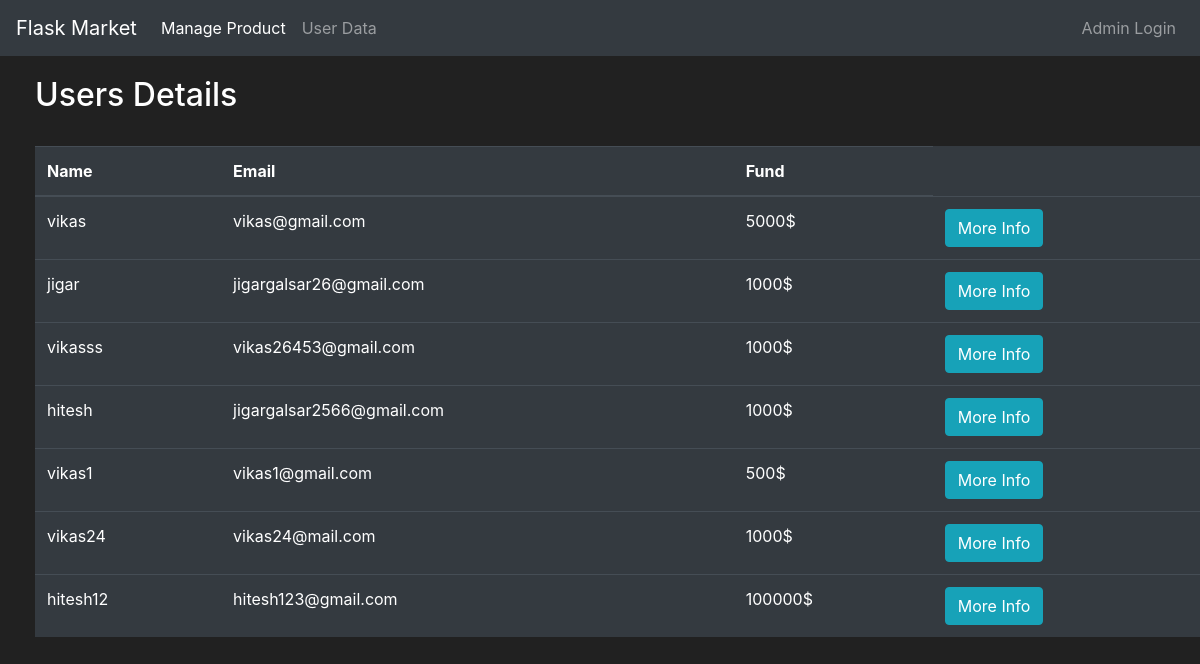
/user_data, run on an earlier commit of the app's database.
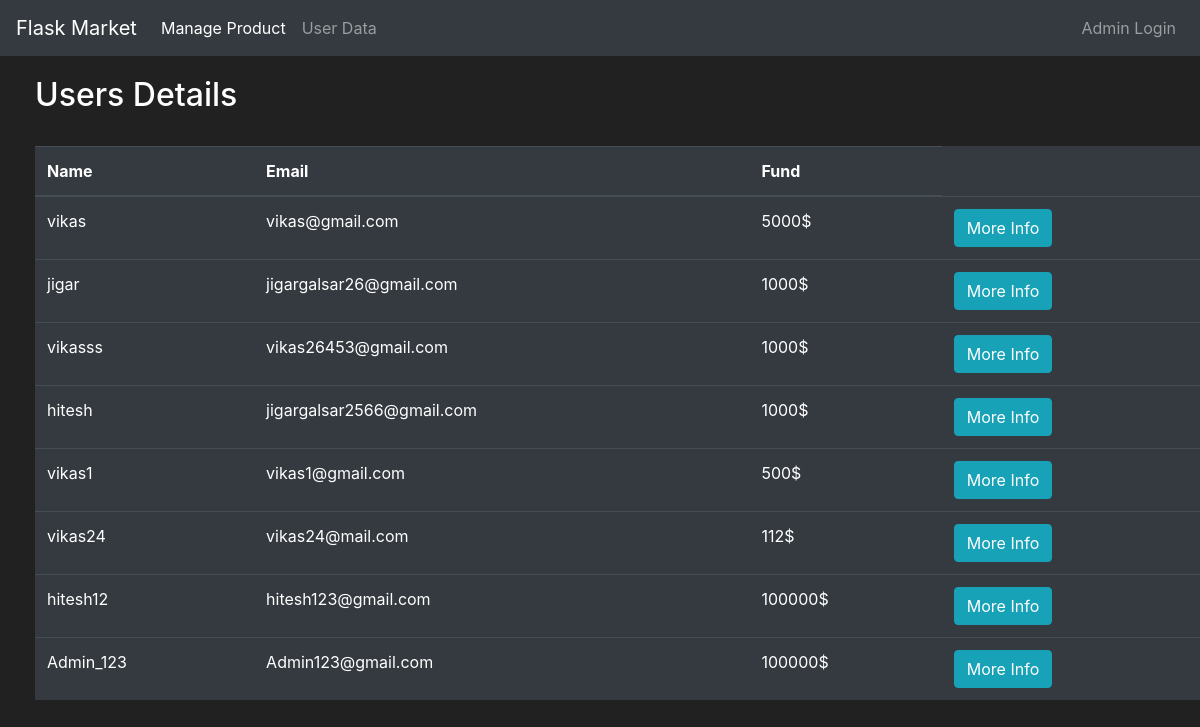
And on a later commit of the database.
### market/models.py (models this page shows, shortened)
class User(db.Model, UserMixin):
    id = db.Column(db.Integer(), primary_key=True)
    username = db.Column(db.String(length=30), nullable=False, unique=True)
    email_address = db.Column(db.String(length=50), nullable=False, unique=True)
    password_hash = db.Column(db.String(length=90), nullable=False)
    budget = db.Column(db.Integer(), nullable=False, default=100000 )
    items = db.relationship('Item', backref='owned_user', lazy=True)
    @property
    def password(self):
        return self.password

### market/routes.py (the view)
@app.route('/user_data', methods=['GET', 'POST'])
def get_all_user():
    users = User.query.all()
    return render_template('admin_userdata.html', users=users)

### market/routes.py (called while the page is built)
@app.context_processor
def admin_page():
    form = SearchForm()
    return dict(form=form)

### market/templates/admin_userdata.html (shortened to what this page needs)
{% extends 'admin_page.html' %}
{% block content %}
    <div class="row" style="margin-top: 20px; margin-left: 20px;">
        <div class="col-12">
            <div>
            <h2>Users Details </h2>
            </div>
        <br>
            <table class="table table-hover table-dark">
            <thead>
                <tr>
                    <th scope="col">Name</th>
                    <th scope="col">Email</th>
                    <th scope="col">Fund</th>
                </tr>
            </thead>
            <tbody>
                {% for user in users %}
                    <tr>
                        <td>{{ user.username }}</td>
                        <td>{{ user.email_address }}</td>
                        <td>{{ user.budget }}$</td>
                        <td>
                            <button class="btn btn-outline btn-info moreinfo-btn " data-id="{{ user.id }}">More Info</button>
                        </td>
                    </tr>
                {% endfor %}
            </tbody>
        </table></div>
    </div>
{% endblock %}

### market/templates/admin_page.html (shortened to what this page needs)
<!doctype html>
<html lang="en">
   <head>
      <link rel="stylesheet" href="https://cdn.jsdelivr.net/npm/bootstrap@4.5.3/dist/css/bootstrap.min.css">
   </head>
   <body>
    <nav class="navbar navbar-expand-md navbar-dark bg-dark">
      <a class="navbar-brand" href="#">Flask Market</a>
      <div class="collapse navbar-collapse" id="navbarNav">
        <ul class="navbar-nav mr-auto">
            <li class="nav-item active">
                <a class="nav-link" href="{{ url_for('manage_product') }}">Manage Product<span class="sr-only">(current)</span></a>
            </li>
            <li class="nav-item">
                <a class="nav-link" href="{{ url_for('get_all_user') }}">User Data</a>
            </li>
        </ul>
            {%  if current_user.is_authenticated  %}
                <ul class="navbar-nav">
                  <form method="POST" action="{{url_for('search')}}" class="form-inline">
                    {{ form.hidden_tag() }}
                    <input class="form-control mr-sm-2" type="search" placeholder="Search" aria-label="Search" name="searched">
                    <button class="btn btn-outline-success my-2 my-sm-0" type="submit" >Search</button>
                  </form>
                    <li class="nav-item">
                        <a class="nav-link">Welcome, {{ current_user.username }}</a>
                    </li>
                    <li class="nav-item">
                        <a class="nav-link" href="{{ url_for('logout_page') }}">Logout</a>
                    </li>
                </ul>
            {%  else  %}
                <ul class="navbar-nav">
                    <li class="nav-item">
                        <a class="nav-link" href="{{ url_for('admin_login_page') }}">Admin Login</a>
                    </li>
                </ul>
            {%  endif  %}
      </div>
    </nav>
      {% block content %}
      {% endblock %}
   </body>
</html>

### market/templates/admin_page.html (style rules this page uses)
body { background-color: #212121; color: white }

What changed in the data, as far as the page shows it:
changed User "vikas24": budget "1000" → "112"
added User: username "Admin_123", email_address "Admin123@gmail.com", budget "100000"
